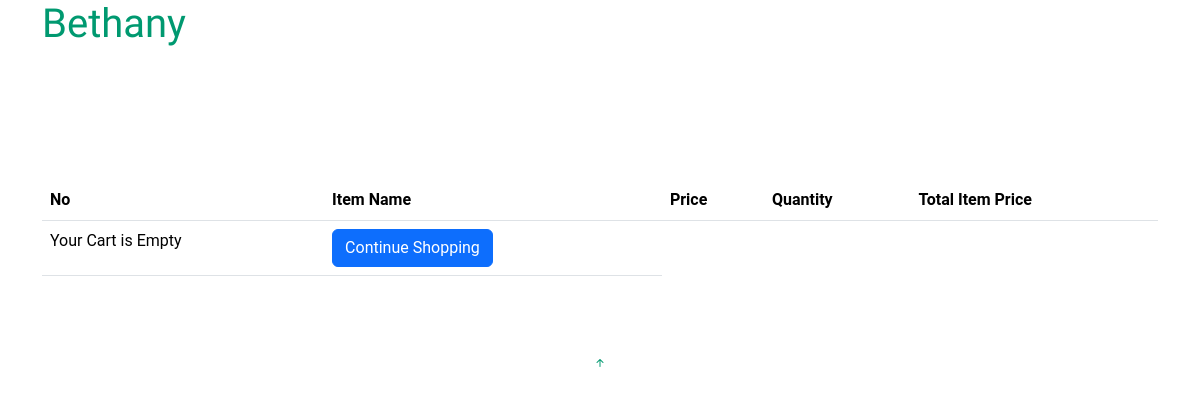
Page /orderlist (signed in) on the earlier database version.
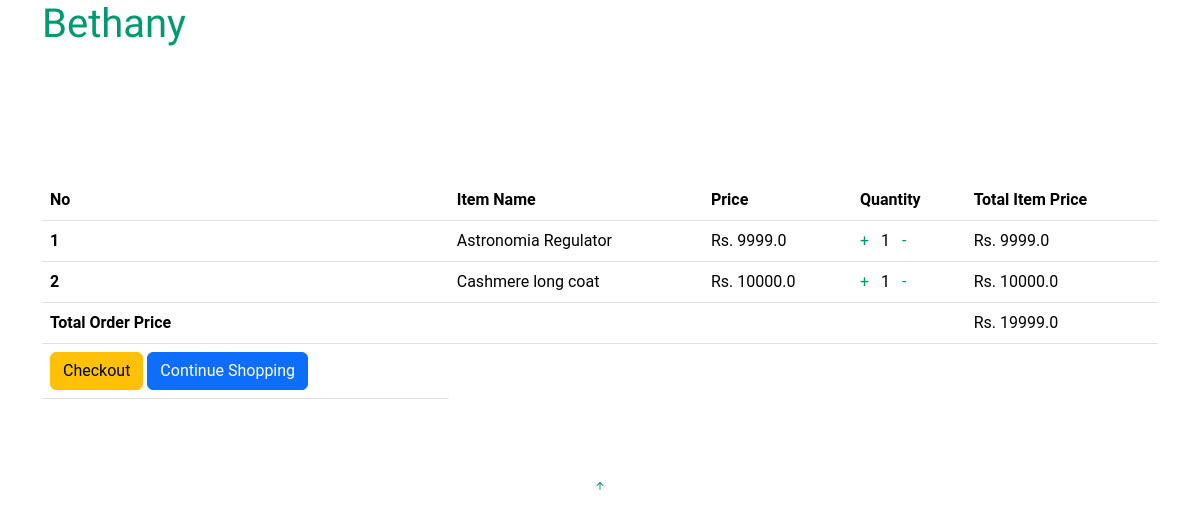
Same page on the later database version.
### core/models.py (models this page shows, shortened)
class OrderItem(models.Model):
    user = models.ForeignKey(User, on_delete=models.CASCADE)
    ordered = models.BooleanField(default=False)
    product = models.ForeignKey(Product, on_delete=models.CASCADE)
    quantity = models.IntegerField(default=1)
    def get_total_item_price(self):
        return self.quantity * self.product.price
    def get_final_price(self):
        return self.get_total_item_price()

class Product(models.Model):
    name = models.CharField(max_length=100)
    category = models.ForeignKey("Category", on_delete=models.CASCADE)
    desc = models.TextField()
    price = models.FloatField(default=0.0)
    product_available_count = models.IntegerField(default=0)
    img = models.ImageField(upload_to="images/")

class Order(models.Model):
    user = models.ForeignKey(User, on_delete=models.CASCADE)
    items = models.ManyToManyField(OrderItem)
    start_date = models.DateTimeField(auto_now_add=True)
    ordered_date = models.DateTimeField()
    ordered = models.BooleanField(default=False)
    order_id = models.CharField(
        max_length=100, unique=True, default=None, blank=True, null=True
    )
    datetime_ofpayment = models.DateTimeField(auto_now_add=True)
    order_delivered = models.BooleanField(default=False)
    order_received = models.BooleanField(default=False)
    razorpay_order_id = models.CharField(max_length=500, null=True, blank=True)
    razorpay_payment_id = models.CharField(max_length=500, null=True, blank=True)
    razorpay_signature = models.CharField(max_length=500, null=True, blank=True)
    def get_total_price(self):
        total = 0
        for order_item in self.items.all():
            total += order_item.get_final_price()
        return total

### core/views.py (the view)
# urls.py: path("orderlist", views.orderlist, name="orderlist"),
def orderlist(request):
    if Order.objects.filter(user=request.user, ordered=False).exists():
        order = Order.objects.get(user=request.user, ordered=False)
        return render(request, "core/orderlist.html", {"order": order})
        print(order.get_total_price())
    return render(request, "core/orderlist.html", {"message": "Your Cart is Empty"})

### templates/core/orderlist.html (shortened to what this page needs)
<!DOCTYPE html>
{% load static %}
{% load cart_template_tag %}
<html lang="en">
<head>
  <link href="{% static 'vendor/aos/aos.css' %}" rel="stylesheet">
  <link href="{% static 'vendor/bootstrap/css/bootstrap.min.css' %}" rel="stylesheet">
  <link href="{% static 'vendor/bootstrap-icons/bootstrap-icons.css' %}" rel="stylesheet">
  <link href="{% static 'vendor/boxicons/css/boxicons.min.css' %}" rel="stylesheet">
  <link href="{% static 'vendor/glightbox/css/glightbox.min.css' %}" rel="stylesheet">
  <link href="{% static 'vendor/remixicon/remixicon.css' %}" rel="stylesheet">
  <link href="{% static 'vendor/swiper/swiper-bundle.min.css' %}" rel="stylesheet">
  <link href="{% static 'css/main.css' %}" rel="stylesheet">
</head>
<body>
  <header id="header" class="fixed-top d-flex align-items-center">
    <div class="container">
      <div class="header-container d-flex align-items-center justify-content-between">
        <div class="logo">
          <h1 class="text-light"><a href="index.html"><span>Bethany</span></a></h1>
        </div>
      </div>
    </div>
  </header>
  <main id="main">
    <section class="breadcrumbs">
    </section>
    <section class="inner-page">
      <div class="container">
        <table class="table">
          <thead class="thead-dark">
            <tr>
              <th scope="col">No</th>
              <th scope="col">Item Name</th>
              <th scope="col">Price</th>
              <th scope="col">Quantity</th>
              <th scope="col">Total Item Price</th>
            </tr>
          </thead>
          <tbody>
            {% for order_item in order.items.all %}
            <tr>
              <th scope="row">{{forloop.counter}}</th>
              <td>{{ order_item.product.name }}</td>
              <td>Rs. {{ order_item.product.price }}</td>
              <td>
                <a href="{% url 'add_item' order_item.product.pk %}">+</a> &nbsp;
                {{ order_item.quantity }} &nbsp;
                <a href="{% url 'remove_item' order_item.product.pk %}">-</i></a>
              </td>
              <td>Rs. {{ order_item.get_total_item_price}}</td>
            </tr>
            {% empty %}
            <tr class="row100 body">
              <td class="cell100 column1">Your Cart is Empty</td>
              <td colspan="cell100 column1">
                <a href="{% url 'index' %}" class="btn btn-primary float-right">Continue Shopping</a>
              </td>
            </tr>
            {% endfor %}
            {% if order.get_total_price %}
      <tr class="row100 body" style="background-color:#191919;">
        <td class="cell100 column1" style="color:black;"><b>Total Order Price</b></td>
        <td class="cell100 column2"></td>
        <td class="cell100 column3"></td>
        <td class="cell100 column4"></td>
        <td class="cell100 column5" style="color:black;">
           Rs. {{ order.get_total_price }}
        </td>
      </tr>
            <tr class="row100 body">
              <td class="cell100 column1">
                <a href="{% url 'checkout_page' %}" class="btn btn-warning float-right ml-2">Checkout</a>
                <a href="/" class="btn btn-primary float-right">Continue Shopping</a>
              </td>
            </tr>
            {% endif %}
          </tbody>
        </table>
      </div>
    </section>
  </main>
  <a href="#" class="back-to-top d-flex align-items-center justify-content-center"><i
      class="bi bi-arrow-up-short"></i></a>
</body>
</html>

### static/css/main.css (style rules this page uses)
:root { --default-font: "Roboto", system-ui, -apple-system, "Segoe UI", Roboto, "Helvetica Neue", Arial, "Noto Sans", "Liberation Sans", sans-serif, "Apple Color Emoji", "Segoe UI Emoji", "Segoe UI Symbol", "Noto Color Emoji"; --heading-font: "Raleway", sans-serif; --nav-font: "Poppins", sans-serif; }
:root { --background-color: #ffffff; --default-color: #444444; --heading-color: #36343a; --accent-color: #009970; --surface-color: #ffffff; --contrast-color: #ffffff; }
:root { --nav-color: #444444; --nav-hover-color: #009970; --nav-mobile-background-color: #ffffff; --nav-dropdown-background-color: #ffffff; --nav-dropdown-color: #444444; --nav-dropdown-hover-color: #009970; }
:root { scroll-behavior: smooth; }
body { color: var(--default-color); background-color: var(--background-color); font-family: var(--default-font); }
a { color: var(--accent-color); text-decoration: none; transition: 0.3s; }
h1, h2, h3, h4, h5, h6 { color: var(--heading-color); font-family: var(--heading-font); }
section, .section { color: var(--default-color); background-color: var(--background-color); padding: 60px 0; scroll-margin-top: 65px; overflow: clip; }

Differences in the rows shown:
added OrderItem: product.name "Astronomia Regulator", product.price "9999.0", quantity "1", get_total_item_price "9999.0"
added OrderItem: product.name "Cashmere long coat", product.price "10000.0", quantity "1", get_total_item_price "10000.0"
added Order: get_total_price "19999.0"
Other differences:
text no longer shown: "Your Cart is Empty"
text now shown: "Total Order Price Rs. Checkout"
